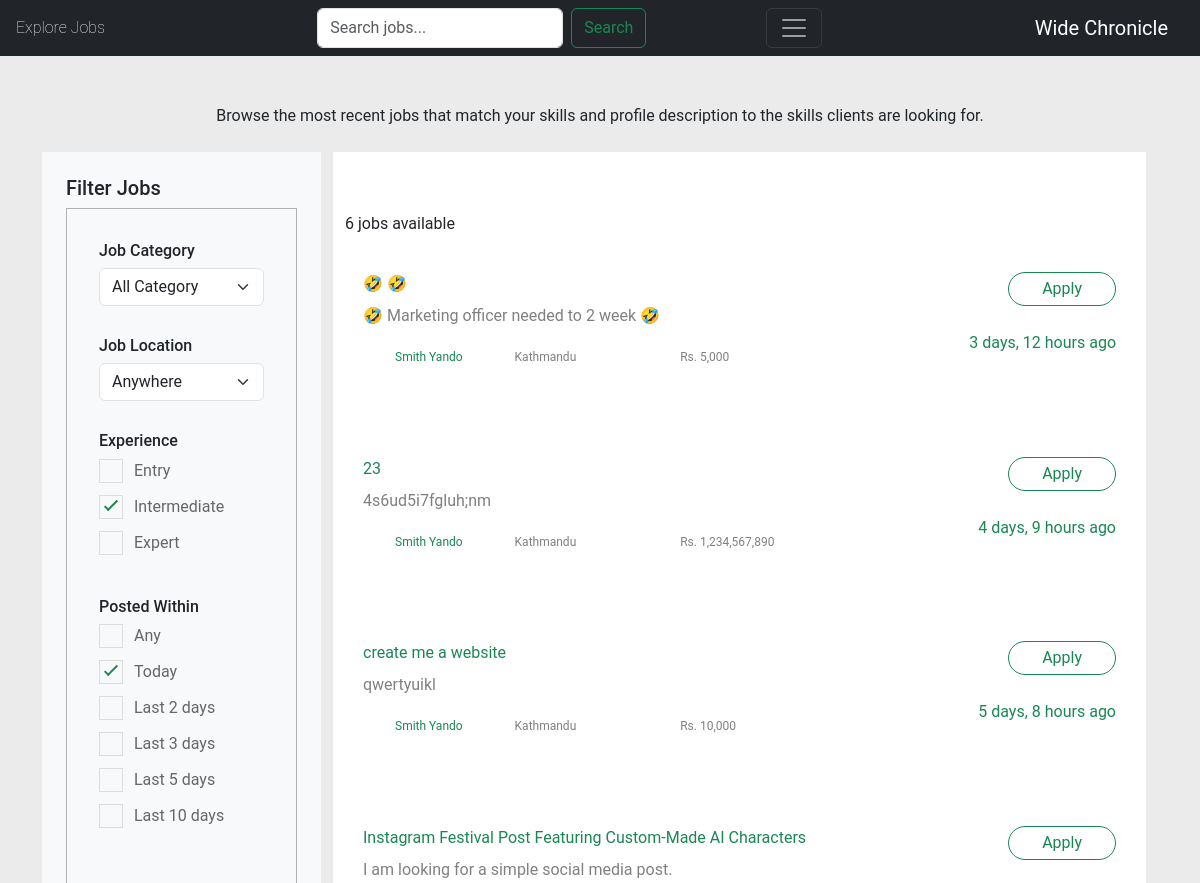
Before: /find-work/ (signed in, upper part) with the older database file.
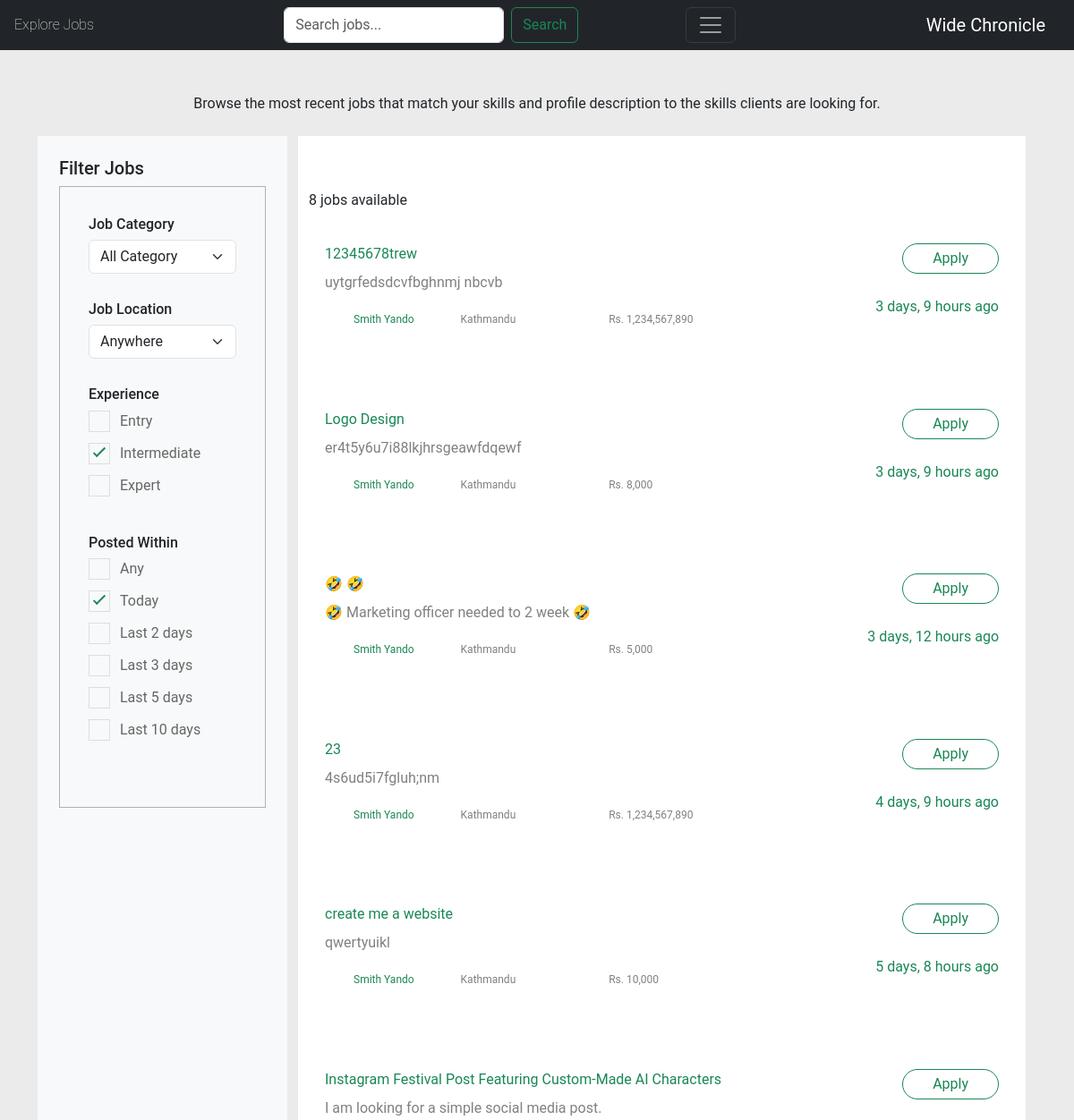
After: the same page with the newer database file.
### jobs/models.py (models this page shows, shortened)
class Job(models.Model):
    buyer = models.ForeignKey(Buyer, on_delete=models.CASCADE)
    title = models.CharField(max_length=200)
    budget = models.IntegerField(validators=[MinValueValidator(1000)])
    description = models.TextField()
    requirement = models.TextField()
    expertise_required = models.CharField(choices=SPECIALITY_CHOICES, max_length=50, default="None" )
    timestamp = models.DateTimeField(auto_now_add=True)
    code = models.CharField(max_length=10, unique=True, primary_key=True,)
    class Meta:
        ordering = ['-timestamp']

class Buyer(models.Model):
    owner = models.OneToOneField(User, on_delete=models.CASCADE, )
    name = models.CharField(max_length=50)
    profile_pic = models.ImageField(upload_to="profile/")
    bio = models.TextField(blank=True)
    location = models.CharField(choices=LOCATION_CHOICES, max_length=100)

### jobs/views.py (the view)
# urls.py: path('find-work/',JobListView.as_view(), name='job-list'),
class JobListView(LoginRequiredMixin,ListView):
    model = Job
    template_name = 'jobs/job_list.html'
    context_object_name = 'jobs'
    paginate_by = 5
    login_url = 'handle-login'
    def get_context_data(self, **kwargs):
        context = super().get_context_data(**kwargs)
        query = self.request.GET.get('q')
        category = self.request.GET.get('category')
        location = self.request.GET.get('location')
        if query:
            job_queryset = Job.objects.filter(title__icontains=query)
        elif location:
            job_queryset = Job.objects.filter(buyer__location=location)
        else:
            job_queryset = Job.objects.all()
        context['speciality_choices'] = SPECIALITY_CHOICES
        context['location_choices'] = LOCATION_CHOICES
        applied_jobs = ApplyJob.objects.filter(user=self.request.user).values_list('Job__code', flat=True)
        for job in job_queryset:
            job.has_applied = job.code in applied_jobs
        context['jobs'] = job_queryset
        return context
    def get_queryset(self):
        query = self.request.GET.get('q')
        location = self.request.GET.get('location')
        queryset = Job.objects.all()
        if query:
            queryset = queryset.filter(title__icontains=query)
        if location:
            queryset = queryset.filter(buyer__location=location)
        return queryset.order_by('-timestamp')

### accounts/models.py (called while the page is built)
    def role(self):
        if hasattr(self, 'seller'):
            return 'Seller'
        elif hasattr(self, 'buyer'):
            return 'Buyer'
        else:
            return None

    def name(user):
        if hasattr(user, 'seller'):
            return user.seller.name
        elif hasattr(user, 'buyer'):
            return user.buyer.name

    def profile_pic(user):
        if hasattr(user, 'seller'):
            return user.seller.profile_pic.url
        elif hasattr(user, 'buyer'):
            return user.buyer.profile_pic.url
        return user.profile_pic

### jobs/context_processors.py (called while the page is built)
def unread_notifications(request):
    if request.user.is_authenticated:
        unread_count = Notification.objects.filter(user=request.user, is_read=False).count()
    else:
        unread_count = 0
    return {
        'unread_notifications_count': unread_count
    }

### jobs/templates/jobs/job_list.html (shortened to what the changed rows need)
{% extends 'jobs/_base.html' %}
{% load humanize %}
{% block content%}
{% load icon %}
<div class="container ">
    <div class="job-listing-area pt-120 pb-120">
        <div class="container">
            <div class="row">
                <div class="  col-lg-9 col-md-8">
                    <section class="featured-job-area ">
                        <div class="container">
                            <div class="row">
                                <div class="col-lg-12">
                                    <div>
                                        <span class="float-start">{{ jobs.count }} jobs available</span>
                                    </div>
                                </div>
                            </div>
                        {% for job in jobs %}
                        <div class="row">
                            <div class="single-job-items ">
                                <div class="job-tittle col-8 float-start text-wrap">
                                        <a href="{% url 'job-detail' job.code %}" class=" text-decoration-none">
                                            {{ job.title}}
                                        </a>
                                        <p class="text-truncate pt-2 " >{{job.description}}</p>
                                        <ul>
                                            <li> {% icon "user" %} <a href="{% url 'buyer-detail' job.buyer.id %}">{{ job.buyer.name}} </a> </li>
                                            <li>{% icon "map-pin" %}{{ job.buyer.location}}</li>
                                            <li>Rs. {{job.budget|intcomma}}</li>
                                        </ul>
                                </div>
                                <div class="items-link float-end">
                                    <a href="{% url 'job-detail' job.code %}" class="text-decoration-none">Apply</a>
                                    <span>{{job.timestamp|naturaltime}}</span>
                                </div>
                            </div>
                        </div>
                        {% endfor %}
                        </div>
                    </section>
                </div>
            </div>
        </div>
    </div>
</div>
{% endblock content%}

Changed rows visible on the page:
added Job: title "12345678trew", description "uytgrfedsdcvfbghnmj nbcvb", buyer.name "Smith Yando", buyer.location "Kathmandu", budget "1,234,567,890", timestamp "3 days, 9 hours ago"
added Job: title "Logo Design", description "er4t5y6u7i88lkjhrsgeawfdqewf", buyer.name "Smith Yando", buyer.location "Kathmandu", budget "8,000", timestamp "3 days, 9 hours ago"
Other visible differences:
{{ jobs.count }}: "6" → "8"
